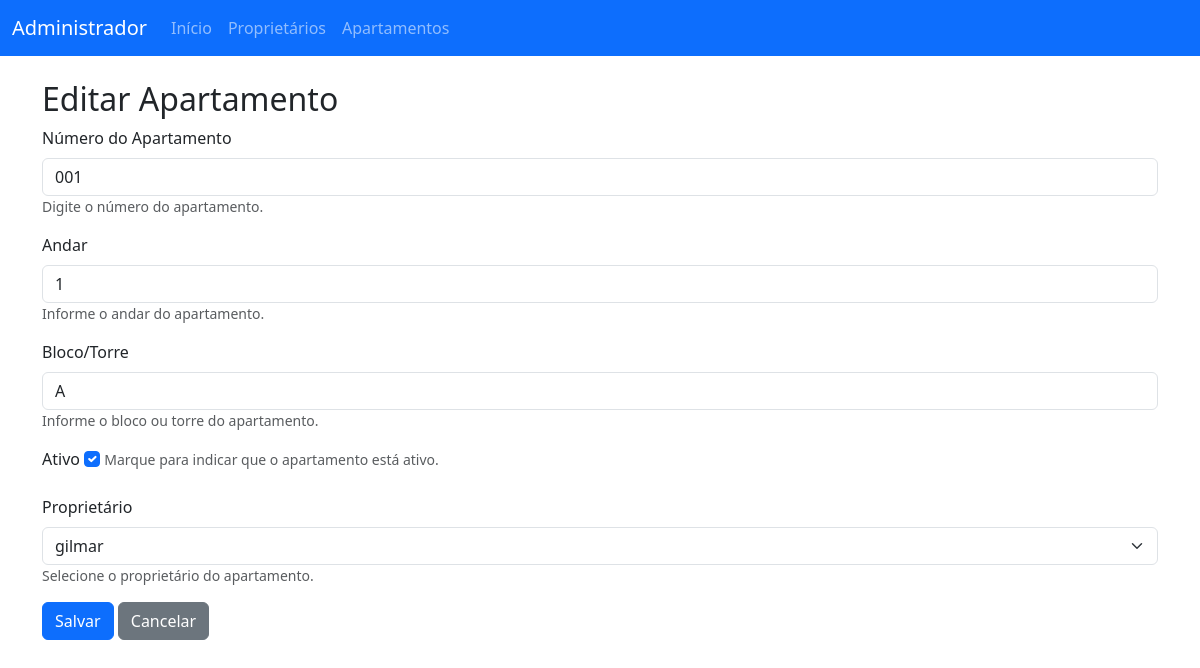
Page /apartamentos/apartamento/update/1/ on the committed database.
### apartamentos/models.py (models this page shows, shortened)
class Apartamento(models.Model):
    numero = models.CharField(max_length=10, unique=True, verbose_name="Número do Apartamento")
    andar = models.IntegerField(blank=True, null=True, verbose_name="Andar")
    bloco = models.CharField(max_length=10, verbose_name="Bloco/Torre")
    status = models.BooleanField(default=True, verbose_name="Status")
    proprietario = models.ForeignKey(Proprietario, on_delete=models.PROTECT, related_name="proprietario_apartamento")
    data_criacao = models.DateTimeField(auto_now_add=True)
    data_atualizacao = models.DateTimeField(auto_now=True)
    class Meta:
        verbose_name = "Apartamento"
        verbose_name_plural = "Apartamentos"
        ordering = ["andar", "numero"]

### apartamentos/views.py (the view)
# urls.py: path('apartamento/update/<int:pk>/', ApartamentoUpdateView.as_view(), name='apartamento_update'),
class ApartamentoUpdateView(UpdateView):
    model = Apartamento
    form_class = ApartamentoForm
    template_name = 'apartamentos/apartamento_form.html'
    success_url = reverse_lazy('apartamento_list')

### apartamentos/forms.py
class ApartamentoForm(forms.ModelForm):
    class Meta:
        model = Apartamento
        fields = ['numero', 'andar', 'bloco', 'status', 'proprietario']
        widgets = {
            'numero': forms.TextInput(attrs={'class': 'form-control'}),
            'andar': forms.NumberInput(attrs={'class': 'form-control'}),
            'bloco': forms.TextInput(attrs={'class': 'form-control'}),
            'status': forms.CheckboxInput(attrs={'class': 'form-check-input'}),
            'proprietario': forms.Select(attrs={'class': 'form-select'}),
        }
        labels = {
            'numero': 'Número do Apartamento',
            'andar': 'Andar',
            'bloco': 'Bloco/Torre',
            'status': 'Ativo',
            'proprietario': 'Proprietário',
        }
        help_texts = {
            'numero': 'Digite o número do apartamento.',
            'andar': 'Informe o andar do apartamento.',
            'bloco': 'Informe o bloco ou torre do apartamento.',
            'status': 'Marque para indicar que o apartamento está ativo.',
            'proprietario': 'Selecione o proprietário do apartamento.',
        }

### usuarios/models.py (called while the page is built)
    def __str__(self):
        return self.username

### apartamentos/templates/apartamentos/apartamento_form.html (shortened to what this page needs)
{% extends 'apartamentos/base.html' %}
{% block content %}
<h2>{% if form.instance.pk %}Editar{% else %}Novo{% endif %} Apartamento</h2>
<form method="post" novalidate>
    {% for field in form %}
        <div class="mb-3">
            <label for="{{ field.id_for_label }}" class="form-label">{{ field.label }}</label>
            {{ field }}
            {% if field.help_text %}
                <small class="form-text text-muted">{{ field.help_text }}</small>
            {% endif %}
        </div>
    {% endfor %}
    <button type="submit" class="btn btn-primary">Salvar</button>
    <a href="{% url 'apartamento_list' %}" class="btn btn-secondary">Cancelar</a>
</form>
{% endblock %}

### rows in the picture
Apartamento: form "001" "1" "A" "☑" "gilmar"

### other values in the picture
{{ field.label }} "Número do Apartamento" "Andar" "Bloco/Torre" "Ativo" "Proprietário"
{{ field.help_text }} "Digite o número do apartamento." "Informe o andar do apartamento." "Informe o bloco ou torre do apartamento." "Marque para indicar que o apartamento está ativo." "Selecione o proprietário do apartamento."
